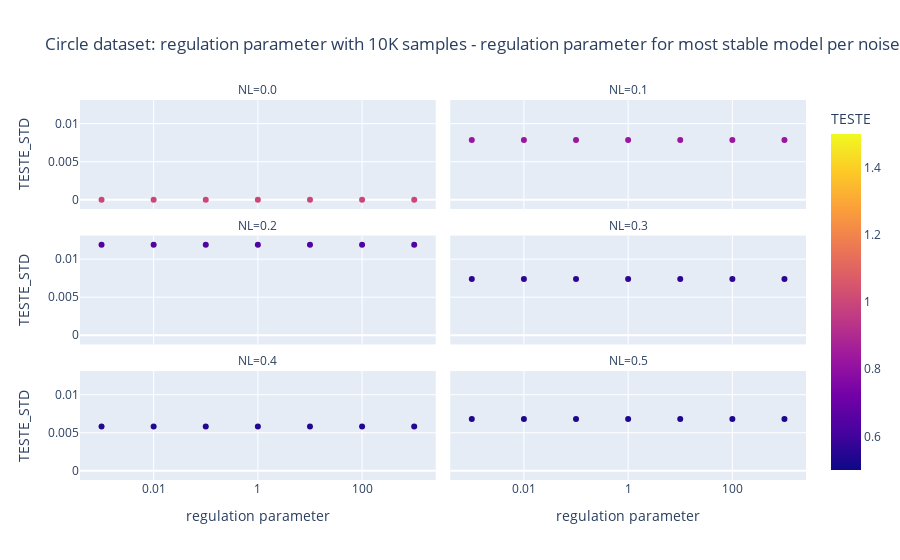

The notebook cell saved with this chart:
### Code cell
dfOfStableDataByLogRegPerNL = dfOfLogRegInCircle.groupby(['NL']).apply(lambda group: group[group.TESTE_STD == group.TESTE_STD.min()]).reset_index(drop=True)
px.scatter(dfOfStableDataByLogRegPerNL, x='REGULARIZATIN', labels = {'REGULARIZATIN': 'regulation parameter'}, y='TESTE_STD', 
           log_x=True,
           color = 'TESTE',
           facet_col = 'NL', facet_col_wrap = 2,
           title="Circle dataset: regulation parameter with 10K samples - regulation parameter for most stable model per noise level")

### Figure 1 — Plotly figure (JSON) as saved in the notebook; plotly's stock layout.template omitted (floating-point values rounded to 4 significant figures)
{"data": [{"hovertemplate": "NL=0.0<br>regulation parameter=%{x}<br>TESTE_STD=%{y}<br>TESTE=%{marker.color}<extra></extra>", "legendgroup": "", "marker": {"color": [1, 1, 1, 1, 1, 1, 1], "coloraxis": "coloraxis", "symbol": "circle"}, "mode": "markers", "name": "", "orientation": "v", "showlegend": false, "type": "scatter", "x": [0.001, 0.01, 0.1, 1, 10, 100, 1000], "xaxis": "x5", "y": [0, 0, 0, 0, 0, 0, 0], "yaxis": "y5"}, {"hovertemplate": "NL=0.1<br>regulation parameter=%{x}<br>TESTE_STD=%{y}<br>TESTE=%{marker.color}<extra></extra>", "legendgroup": "", "marker": {"color": [0.8262, 0.8262, 0.8262, 0.8262, 0.8262, 0.8262, 0.8262], "coloraxis": "coloraxis", "symbol": "circle"}, "mode": "markers", "name": "", "orientation": "v", "showlegend": false, "type": "scatter", "x": [0.001, 0.01, 0.1, 1, 10, 100, 1000], "xaxis": "x6", "y": [0.00784, 0.00784, 0.00784, 0.00784, 0.00784, 0.00784, 0.00784], "yaxis": "y6"}, {"hovertemplate": "NL=0.2<br>regulation parameter=%{x}<br>TESTE_STD=%{y}<br>TESTE=%{marker.color}<extra></extra>", "legendgroup": "", "marker": {"color": [0.6361, 0.6361, 0.6361, 0.6361, 0.6361, 0.6361, 0.6361], "coloraxis": "coloraxis", "symbol": "circle"}, "mode": "markers", "name": "", "orientation": "v", "showlegend": false, "type": "scatter", "x": [0.001, 0.01, 0.1, 1, 10, 100, 1000], "xaxis": "x3", "y": [0.0119, 0.0119, 0.0119, 0.0119, 0.0119, 0.0119, 0.0119], "yaxis": "y3"}, {"hovertemplate": "NL=0.3<br>regulation parameter=%{x}<br>TESTE_STD=%{y}<br>TESTE=%{marker.color}<extra></extra>", "legendgroup": "", "marker": {"color": [0.563, 0.563, 0.563, 0.563, 0.563, 0.563, 0.563], "coloraxis": "coloraxis", "symbol": "circle"}, "mode": "markers", "name": "", "orientation": "v", "showlegend": false, "type": "scatter", "x": [0.001, 0.01, 0.1, 1, 10, 100, 1000], "xaxis": "x4", "y": [0.007382, 0.007382, 0.007382, 0.007382, 0.007382, 0.007382, 0.007382], "yaxis": "y4"}, {"hovertemplate": "NL=0.4<br>regulation parameter=%{x}<br>TESTE_STD=%{y}<br>TESTE=%{marker.color}<extra></extra>", "legendgroup": "", "marker": {"color": [0.5477, 0.5477, 0.5477, 0.5477, 0.5477, 0.5477, 0.5477], "coloraxis": "coloraxis", "symbol": "circle"}, "mode": "markers", "name": "", "orientation": "v", "showlegend": false, "type": "scatter", "x": [0.001, 0.01, 0.1, 1, 10, 100, 1000], "xaxis": "x", "y": [0.005836, 0.005836, 0.005836, 0.005836, 0.005836, 0.005836, 0.005836], "yaxis": "y"}, {"hovertemplate": "NL=0.5<br>regulation parameter=%{x}<br>TESTE_STD=%{y}<br>TESTE=%{marker.color}<extra></extra>", "legendgroup": "", "marker": {"color": [0.5308, 0.5308, 0.5308, 0.5308, 0.5308, 0.5308, 0.5308], "coloraxis": "coloraxis", "symbol": "circle"}, "mode": "markers", "name": "", "orientation": "v", "showlegend": false, "type": "scatter", "x": [0.001, 0.01, 0.1, 1, 10, 100, 1000], "xaxis": "x2", "y": [0.006794, 0.006794, 0.006794, 0.006794, 0.006794, 0.006794, 0.006794], "yaxis": "y2"}], "layout": {"annotations": [{"font": {}, "showarrow": false, "text": "NL=0.4", "x": 0.245, "xanchor": "center", "xref": "paper", "y": 0.2867, "yanchor": "bottom", "yref": "paper"}, {"font": {}, "showarrow": false, "text": "NL=0.5", "x": 0.755, "xanchor": "center", "xref": "paper", "y": 0.2867, "yanchor": "bottom", "yref": "paper"}, {"font": {}, "showarrow": false, "text": "NL=0.2", "x": 0.245, "xanchor": "center", "xref": "paper", "y": 0.6433, "yanchor": "bottom", "yref": "paper"}, {"font": {}, "showarrow": false, "text": "NL=0.3", "x": 0.755, "xanchor": "center", "xref": "paper", "y": 0.6433, "yanchor": "bottom", "yref": "paper"}, {"font": {}, "showarrow": false, "text": "NL=0.0", "x": 0.245, "xanchor": "center", "xref": "paper", "y": 1.0, "yanchor": "bottom", "yref": "paper"}, {"font": {}, "showarrow": false, "text": "NL=0.1", "x": 0.755, "xanchor": "center", "xref": "paper", "y": 1.0, "yanchor": "bottom", "yref": "paper"}], "autosize": true, "coloraxis": {"colorbar": {"title": {"text": "TESTE"}}, "colorscale": [[0, "#0d0887"], [0.1111, "#46039f"], [0.2222, "#7201a8"], [0.3333, "#9c179e"], [0.4444, "#bd3786"], [0.5556, "#d8576b"], [0.6667, "#ed7953"], [0.7778, "#fb9f3a"], [0.8889, "#fdca26"], [1, "#f0f921"]]}, "legend": {"tracegroupgap": 0}, "title": {"text": "Circle dataset: regulation parameter with 10K samples - regulation parameter for most stable model per noise level"}, "xaxis": {"anchor": "y", "autorange": true, "domain": [0, 0.49], "range": [-3.384, 3.384], "title": {"text": "regulation parameter"}, "type": "log"}, "xaxis2": {"anchor": "y2", "autorange": true, "domain": [0.51, 1], "matches": "x", "range": [-3.384, 3.384], "title": {"text": "regulation parameter"}, "type": "log"}, "xaxis3": {"anchor": "y3", "autorange": true, "domain": [0, 0.49], "matches": "x", "range": [-3.384, 3.384], "showticklabels": false, "type": "log"}, "xaxis4": {"anchor": "y4", "autorange": true, "domain": [0.51, 1], "matches": "x", "range": [-3.384, 3.384], "showticklabels": false, "type": "log"}, "xaxis5": {"anchor": "y5", "autorange": true, "domain": [0, 0.49], "matches": "x", "range": [-3.384, 3.384], "showticklabels": false, "type": "log"}, "xaxis6": {"anchor": "y6", "autorange": true, "domain": [0.51, 1], "matches": "x", "range": [-3.384, 3.384], "showticklabels": false, "type": "log"}, "yaxis": {"anchor": "x", "autorange": true, "domain": [0, 0.2867], "range": [-0.001934, 0.01383], "title": {"text": "TESTE_STD"}, "type": "linear"}, "yaxis2": {"anchor": "x2", "autorange": true, "domain": [0, 0.2867], "matches": "y", "range": [-0.001934, 0.01383], "showticklabels": false, "type": "linear"}, "yaxis3": {"anchor": "x3", "autorange": true, "domain": [0.3567, 0.6433], "matches": "y", "range": [-0.001934, 0.01383], "title": {"text": "TESTE_STD"}, "type": "linear"}, "yaxis4": {"anchor": "x4", "autorange": true, "domain": [0.3567, 0.6433], "matches": "y", "range": [-0.001934, 0.01383], "showticklabels": false, "type": "linear"}, "yaxis5": {"anchor": "x5", "autorange": true, "domain": [0.7133, 1.0], "matches": "y", "range": [-0.001934, 0.01383], "title": {"text": "TESTE_STD"}, "type": "linear"}, "yaxis6": {"anchor": "x6", "autorange": true, "domain": [0.7133, 1.0], "matches": "y", "range": [-0.001934, 0.01383], "showticklabels": false, "type": "linear"}}}
